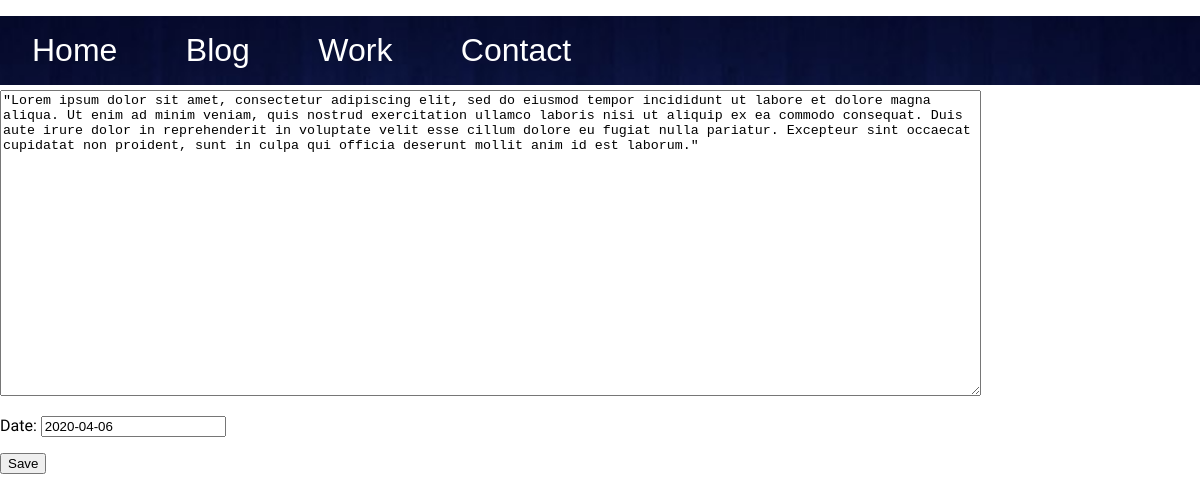
The app's page /blogmodify/1/ with its own data.
### blog/models.py (models this page shows)
class Blogpost(models.Model):
    blog_user = models.CharField(max_length=20)
    blog_title = models.CharField(max_length=120, default="Temporary Title")
    blog_text = models.TextField(blank=False, null=False)
    blog_date = models.DateField()

### blog/views.py (the view)
# urls.py: path('blogmodify/<int:id>/', blog_modify_view),
def blog_modify_view(request, id):
    obj = get_object_or_404(Blogpost, id=id)
    form = BlogpostForm(request.POST or None, instance=obj)
    if form.is_valid():
        form.save()
    context = {
        'form': form,
        }
    return render(request, "blogs/blog_modify_view.html", context)

### blog/forms.py
class BlogpostForm(forms.ModelForm):
    blog_user   = forms.CharField(label='Name',
                    widget=forms.TextInput(attrs={"placeholder": "Your name"}))
    blog_title  = forms.CharField(label='Title',
                    widget=forms.TextInput(attrs={"placeholder": "Title of this blog"}))
    blog_text   = forms.CharField(label='',
                    widget=forms.Textarea(
                        attrs={
                            "placeholder": "Enter blog text here",
                            "rows": 20,
                            "cols": 120
                            }))
    blog_date   = forms.DateField(label='Date',
                    widget=forms.TextInput(
                        attrs={"placeholder": "YYYY-MM-DD"}))
    class Meta:
        model = Blogpost
        fields = [
            'blog_user',
            'blog_title',
            'blog_text',
            'blog_date'
        ]

### blog/templates/blogs/blog_modify_view.html
{% extends 'base.html' %}
{% block content %}
<form method='POST'> {% csrf_token %}
{{ form.as_p }}
<input type ='submit' value='Save' />
</form>
{% endblock %}

### static/css/base.css (style rules this page uses)
html { font-size: 16px; font-family: 'Vollkorn', serif; font-family: 'Yantramanav', sans-serif; }
body { padding: 0; margin: 0; }

### records on screen
Blogpost: blog_text "\"Lorem ipsum dolor sit amet, consectetur adipiscing elit, sed do eiusmod tempor incididunt ut labore et dolore magna aliqua. Ut enim ad minim veniam, quis nostrud exercitation ullamco laboris nisi ut aliquip ex ea commodo consequat. Duis aute irure dolor in reprehenderit in voluptate velit esse cillum dolore eu fugiat nulla pariatur. Excepteur sint occaecat cupidatat non proident, sunt in culpa qui officia deserunt mollit anim id est laborum.\"", blog_date "2020-04-06"
